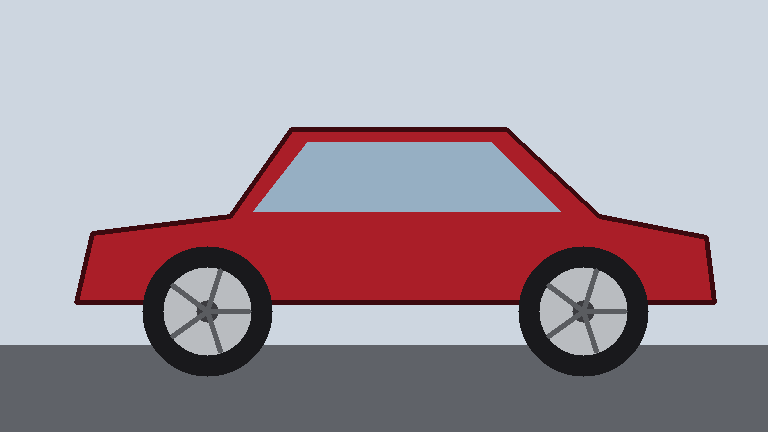
#> input picture data/samples/synthetic_car.png, 768 x 432 px
$ python -i regions.py   (imports and definitions only)
#> lines starting #> are read from the running program, lines starting #| are printed output that depends on the picture
#> further down, picture is the input picture: PIL image 768x432 RGB; mean R, G, B 165, 151.6, 160.7
"""Editable-region identification and mask building (Milestone 1)."""
from __future__ import annotations

import base64
import binascii
import io
from typing import Iterable

import cv2
import numpy as np
from PIL import Image, UnidentifiedImageError

from app.schemas import RegionSpec


class RegionError(ValueError):
    """Raised when a region cannot be turned into a usable mask."""


# Approximate starting regions for the UI. They are only hints - refine with the brush.
REGION_PRESETS = [
    {"id": "auto_wheels", "label": "Wheels (auto-detect, side view)", "view": "side",
     "region": {"type": "auto_wheels"}},
    {"id": "front_grille", "label": "Front grille (approx.)", "view": "front",
     "region": {"type": "box", "box": [0.30, 0.50, 0.70, 0.68]}},
    {"id": "front_lower_bumper", "label": "Front lower bumper (approx.)", "view": "front",
     "region": {"type": "box", "box": [0.20, 0.68, 0.80, 0.82]}},
    {"id": "side_roof", "label": "Roof area (approx.)", "view": "side",
     "region": {"type": "box", "box": [0.28, 0.12, 0.72, 0.30]}},
    {"id": "side_door", "label": "Door / body panel (approx.)", "view": "side",
     "region": {"type": "box", "box": [0.30, 0.38, 0.68, 0.62]}},
    {"id": "rear_spoiler", "label": "Rear spoiler area (approx.)", "view": "rear",
     "region": {"type": "box", "box": [0.25, 0.22, 0.75, 0.34]}},
]


def detect_wheels(image: Image.Image, max_wheels: int = 2) -> list[tuple[float, float, float]]:
    """Find wheel circles (cx, cy, r) in pixels on a side-view vehicle using a Hough transform.

    Works best on clean side/three-quarter-side shots. For other angles draw the mask manually.
    """
#> called with max_wheels = 2
    arr = np.asarray(image.convert("RGB"))
    h, w = arr.shape[:2]
#> h = 432; w = 768
    gray = cv2.medianBlur(cv2.cvtColor(arr, cv2.COLOR_RGB2GRAY), 5)
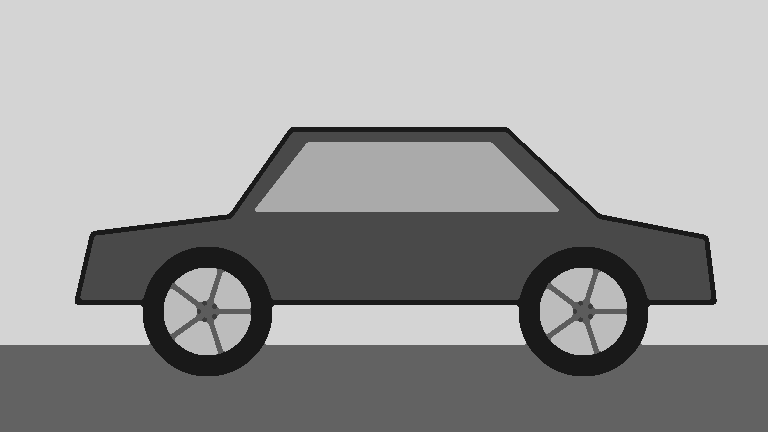
#> gray: shape (432, 768); min 25, max 212, mean 156.4
    circles = cv2.HoughCircles(
        gray, cv2.HOUGH_GRADIENT, dp=1.2, minDist=w * 0.2,
        param1=120, param2=35, minRadius=int(w * 0.04), maxRadius=int(w * 0.16),
    )
#> circles = [[205.8, 311.4, 63.96], [582.6, 311.4, 43.56]]
    if circles is None:
        raise RegionError("No wheels detected. Use the brush or a box to mark the wheel areas.")
    # Hough returns candidates strongest-first. Wheels sit in the lower part of the picture.
    candidates = [c for c in circles[0].tolist() if c[1] > h * 0.45]
#> candidates = [[205.8, 311.4, 63.96], [582.6, 311.4, 43.56]]
    if not candidates:
        raise RegionError("No wheel-like circles found in the lower half of the image.")
    best = candidates[0]
#> best = [205.8, 311.4, 63.96]
    chosen = [best]
#> chosen = [[205.8, 311.4, 63.96]]
    for c in candidates[1:]:
        if len(chosen) >= max_wheels:
            break
        similar_row = abs(c[1] - best[1]) < 0.08 * h
        similar_size = abs(c[2] - best[2]) < 0.45 * best[2]
        far_apart = abs(c[0] - best[0]) > 1.2 * best[2]
        if similar_row and similar_size and far_apart:
            chosen.append(c)
#> this loop made 1 pass
#> after the loop, chosen = [[205.8, 311.4, 63.96], [582.6, 311.4, 43.56]]
    return [(float(cx), float(cy), float(r)) for cx, cy, r in chosen]


# [54 lines left out: functions decode_mask_png, build_mask, refine_mask, not called in this run]


def mask_coverage(mask: np.ndarray) -> float:
    return float((mask > 127).mean())


# [8 lines left out: function feather_alpha, not called in this run]

>>> from PIL import Image
>>> picture = Image.open('../../data/samples/synthetic_car.png')
>>> result = detect_wheels(picture)
#> result = [(205.8, 311.4, 63.96), (582.6, 311.4, 43.56)]
